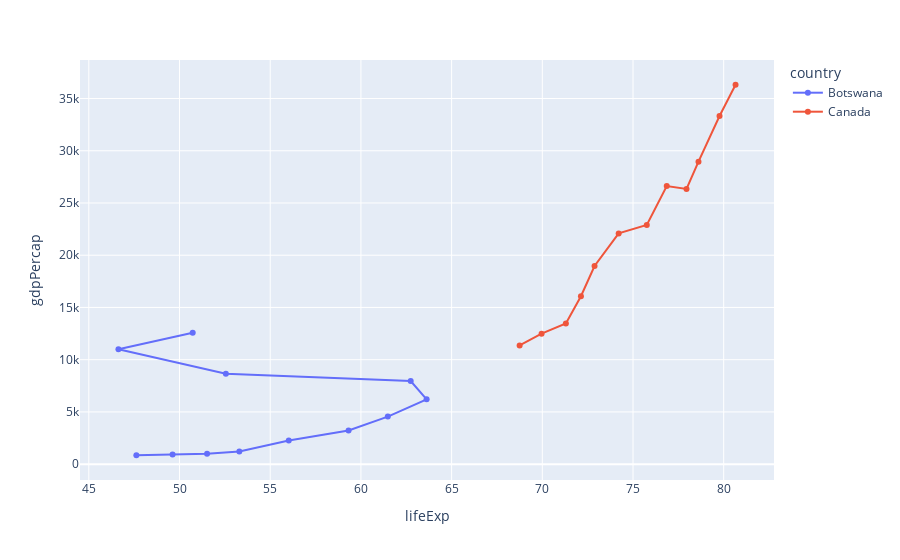

The notebook cell this image was saved under:
### Markdown cell above
### Line charts with markers

The `markers` argument can be set to `True` to show markers on lines.

### Code cell
dfx = px.data.gapminder().loc[
    (df['country'] == 'Botswana') |
    (df['country'] == 'Canada')
]

fig = px.line(dfx, x="lifeExp", y="gdpPercap", color="country", markers=True)

fig.show()

### Figure 1 — Plotly figure (JSON) as saved in the notebook; plotly's stock layout.template omitted (floating-point values rounded to 4 significant figures)
{"data": [{"hovertemplate": "country=Botswana<br>lifeExp=%{x}<br>gdpPercap=%{y}<extra></extra>", "legendgroup": "Botswana", "line": {"color": "#636efa", "dash": "solid"}, "marker": {"symbol": "circle"}, "mode": "lines+markers", "name": "Botswana", "orientation": "v", "showlegend": true, "type": "scatter", "x": [47.62, 49.62, 51.52, 53.3, 56.02, 59.32, 61.48, 63.62, 62.74, 52.56, 46.63, 50.73], "xaxis": "x", "y": [851.2, 918.2, 983.7, 1215.0, 2264.0, 3215.0, 4551.0, 6206.0, 7954.0, 8647.0, 11000.0, 12570.0], "yaxis": "y"}, {"hovertemplate": "country=Canada<br>lifeExp=%{x}<br>gdpPercap=%{y}<extra></extra>", "legendgroup": "Canada", "line": {"color": "#EF553B", "dash": "solid"}, "marker": {"symbol": "circle"}, "mode": "lines+markers", "name": "Canada", "orientation": "v", "showlegend": true, "type": "scatter", "x": [68.75, 69.96, 71.3, 72.13, 72.88, 74.21, 75.76, 76.86, 77.95, 78.61, 79.77, 80.65], "xaxis": "x", "y": [11370.0, 12490.0, 13460.0, 16080.0, 18970.0, 22090.0, 22900.0, 26630.0, 26340.0, 28950.0, 33330.0, 36320.0], "yaxis": "y"}], "layout": {"legend": {"title": {"text": "country"}, "tracegroupgap": 0}, "margin": {"t": 60}, "xaxis": {"anchor": "y", "domain": [0, 1], "title": {"text": "lifeExp"}}, "yaxis": {"anchor": "x", "domain": [0, 1], "title": {"text": "gdpPercap"}}}}
